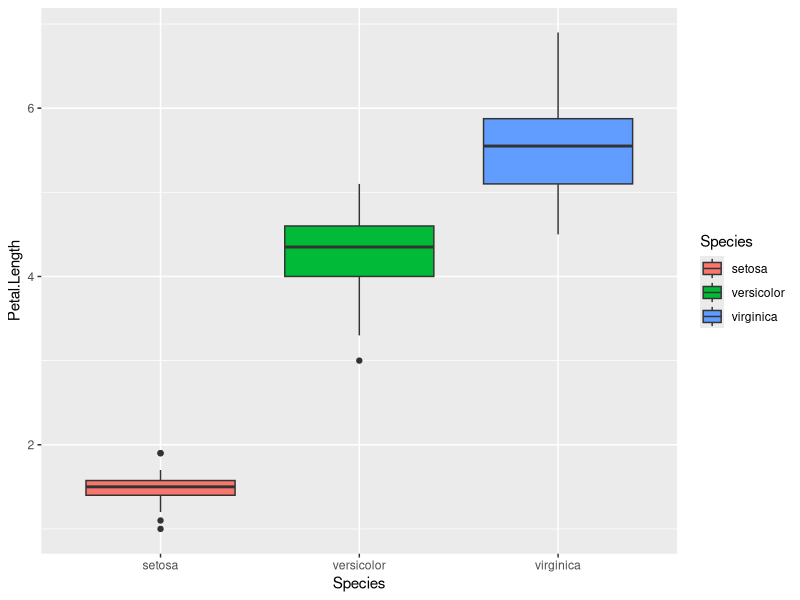
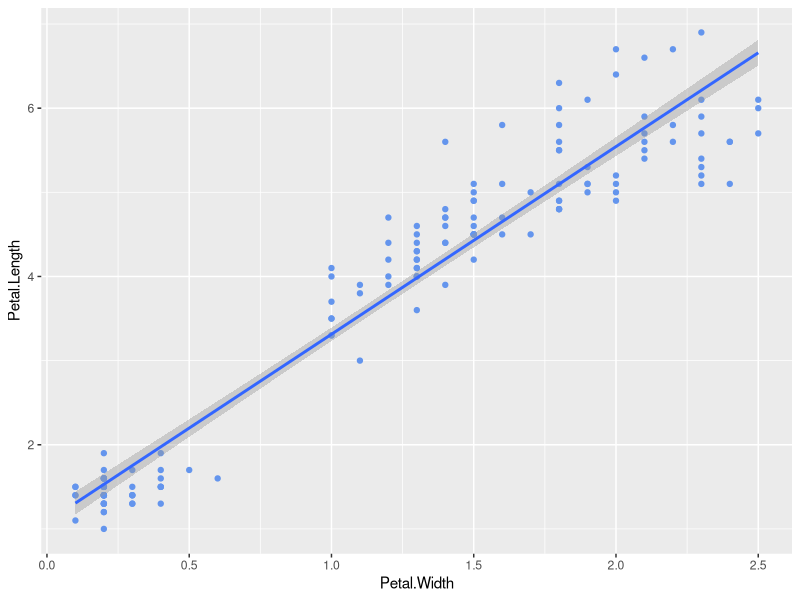
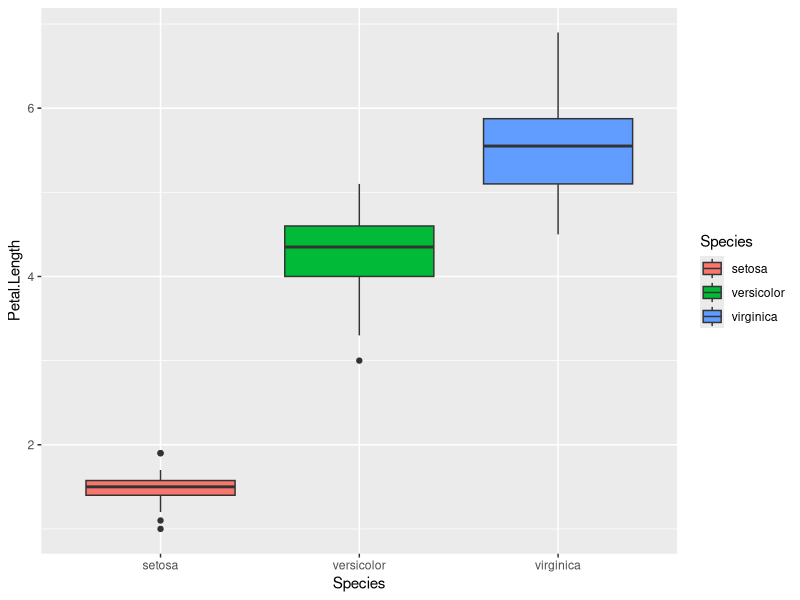
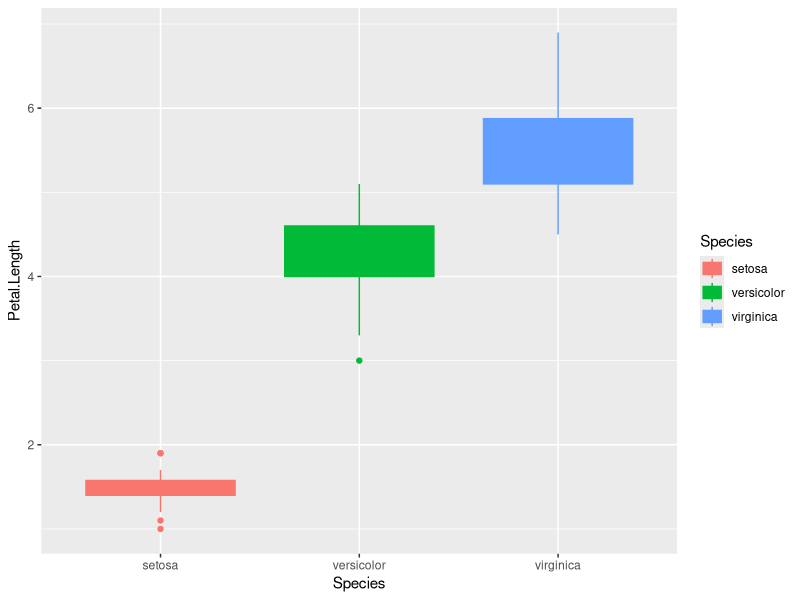
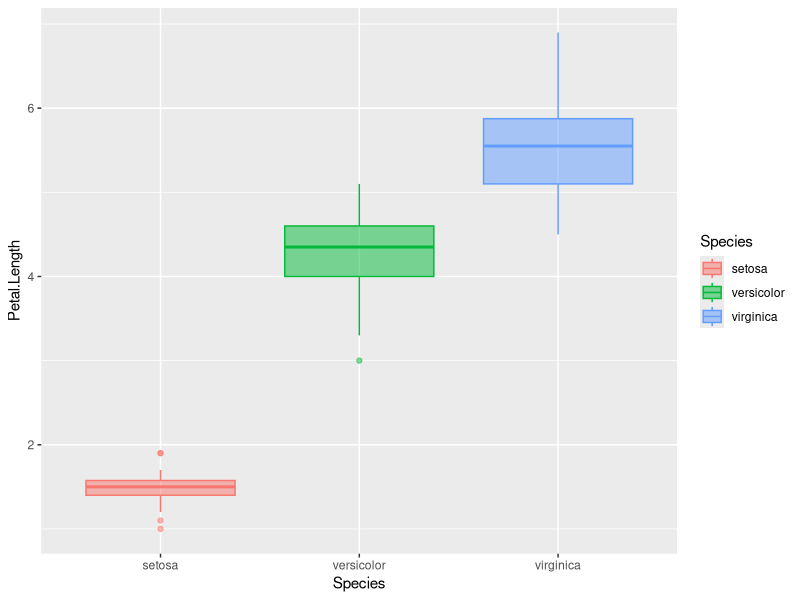
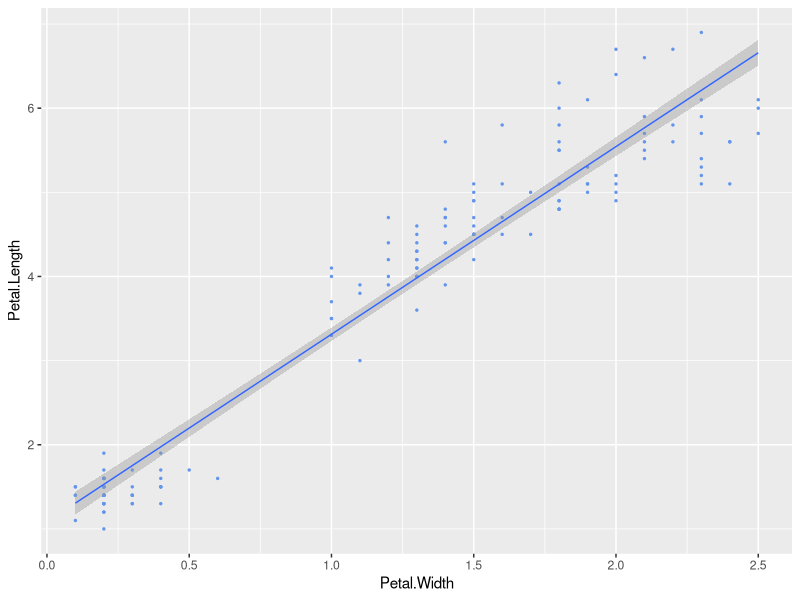
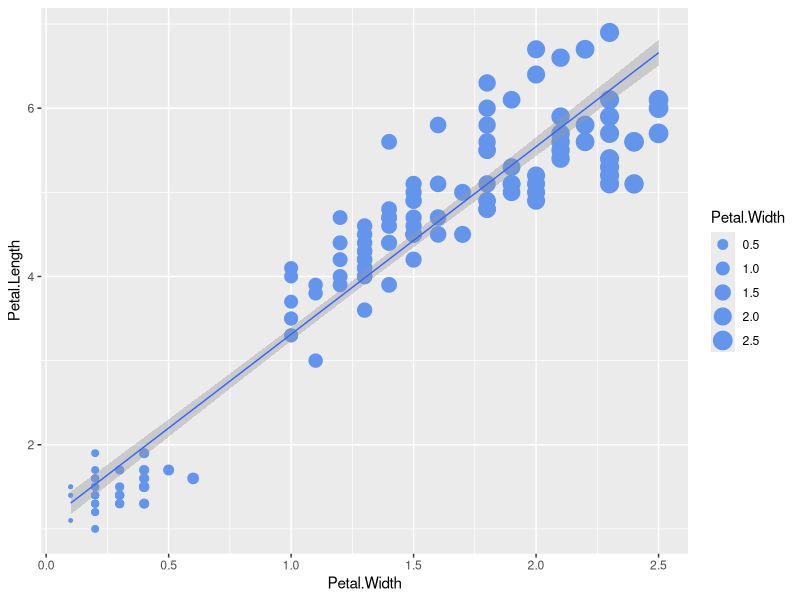
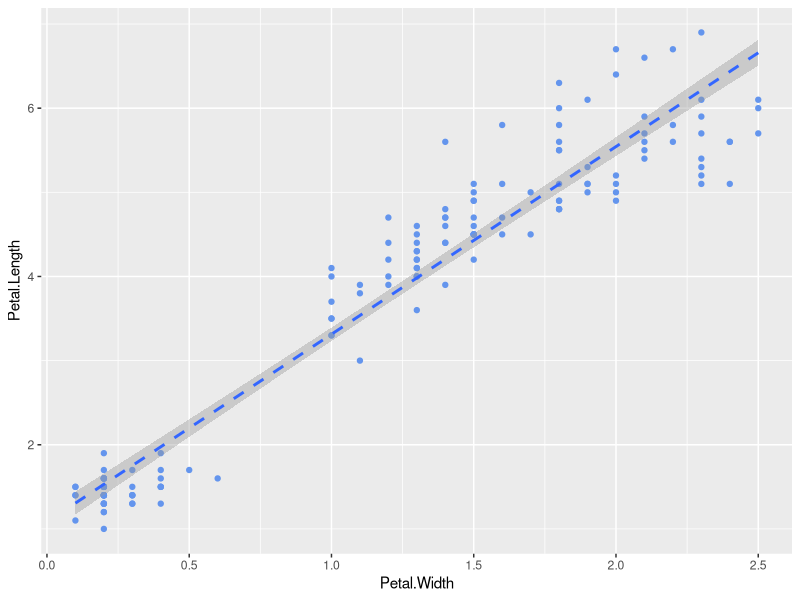

These figures' R source, in order: (Note: this script raises an error after producing the figures.)
## ---- chunk 1
knitr::opts_chunk$set(echo = TRUE)
library(tidyverse)
## ---- chunk 2
# Load the data
data("iris")

# Make a boxplot
ggplot(iris, aes(x = Species, y = Petal.Length)) +
  geom_boxplot(aes(fill = Species))

# Make a scatterplot with a simple trend line
ggplot(iris, aes(x = Petal.Width, y = Petal.Length)) +
  geom_point(colour = "cornflowerblue") +
  geom_smooth(method = "lm")

## ---- chunk 3
# Specify one colour for the outside box edges
ggplot(iris, aes(x = Species, y = Petal.Length)) +
  geom_boxplot(aes(fill = Species), colour = "grey20")

# Colour the boxes by species, within the aesthetic
ggplot(iris, aes(x = Species, y = Petal.Length)) +
  geom_boxplot(aes(fill = Species, colour = Species))
## ---- chunk 4
# Make the fill transparent
ggplot(iris, aes(x = Species, y = Petal.Length)) +
  geom_boxplot(aes(fill = Species, colour = Species),
               alpha = 0.5)
## ---- chunk 5
# Make a scatterplot with a thin trend line and small points
ggplot(iris, aes(x = Petal.Width, y = Petal.Length)) +
  geom_point(colour = "cornflowerblue", size = 0.5) +
  geom_smooth(method = "lm", linewidth = 0.5)
## ---- chunk 6
# Make a scatterplot with a thin trend line and small points
ggplot(iris, aes(x = Petal.Width, y = Petal.Length)) +
  geom_point(colour = "cornflowerblue", aes(size = Petal.Width)) +
  geom_smooth(method = "lm", linewidth = 0.5) +
  scale_size_continuous()
## ---- chunk 7
# Make a scatterplot with a dashed linetype
ggplot(iris, aes(x = Petal.Width, y = Petal.Length)) +
  geom_point(colour = "cornflowerblue") +
  geom_smooth(method = "lm", linetype = "dashed") 
## ---- chunk 8
# Make a scatterplot with open squares as points
ggplot(iris, aes(x = Petal.Width, y = Petal.Length)) +
  geom_point(colour = "cornflowerblue", pch = 0) +
  geom_smooth(method = "lm") 
## ---- chunk 9
# Box plot with the "classic" theme
ggplot(iris, aes(x = Species, y = Petal.Length)) +
  geom_boxplot(aes(fill = Species)) +
  theme_classic()

# Box plot with the "dark" theme
ggplot(iris, aes(x = Species, y = Petal.Length)) +
  geom_boxplot(aes(fill = Species)) +
  theme_dark()

# Box plot with the "minimal" theme
ggplot(iris, aes(x = Species, y = Petal.Length)) +
  geom_boxplot(aes(fill = Species)) +
  theme_minimal()
## ---- chunk 10
knitr::include_graphics("imgs/save_plot.png")
